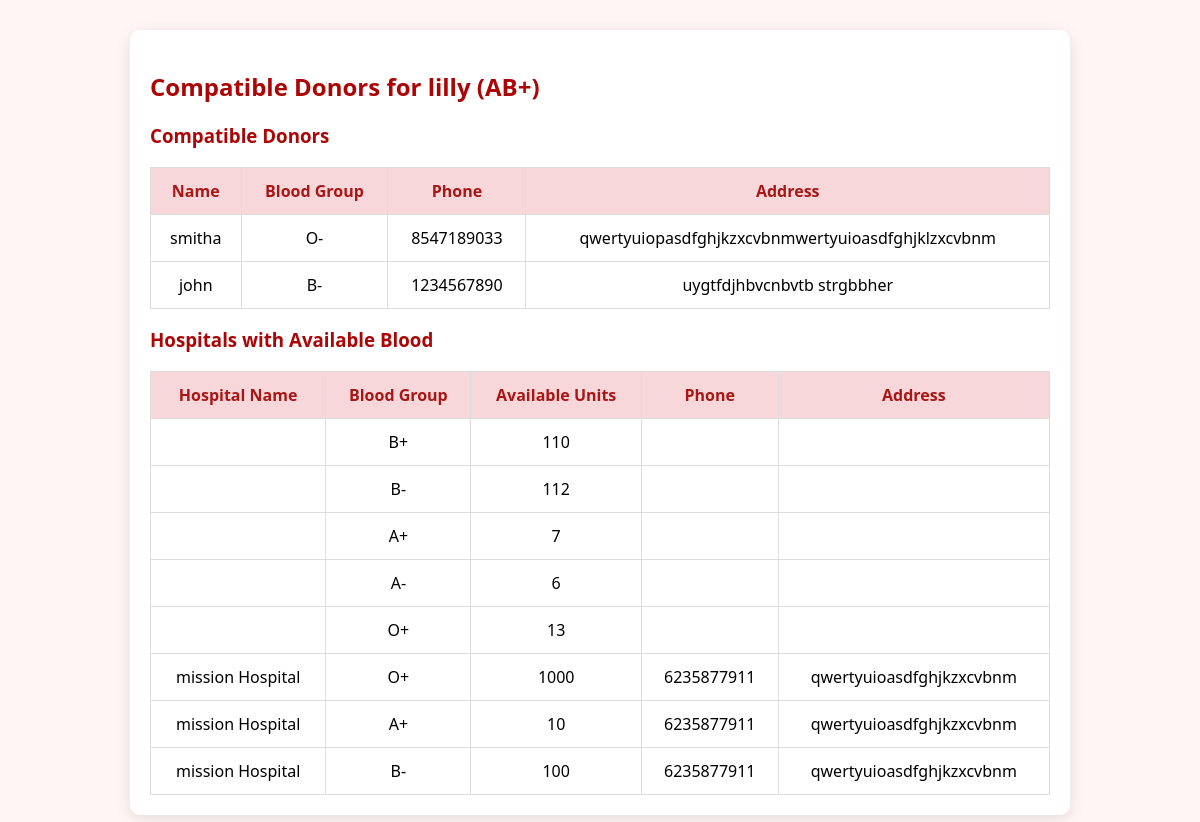
The page /patient/search-donors/ (signed in) on the database as committed earlier.
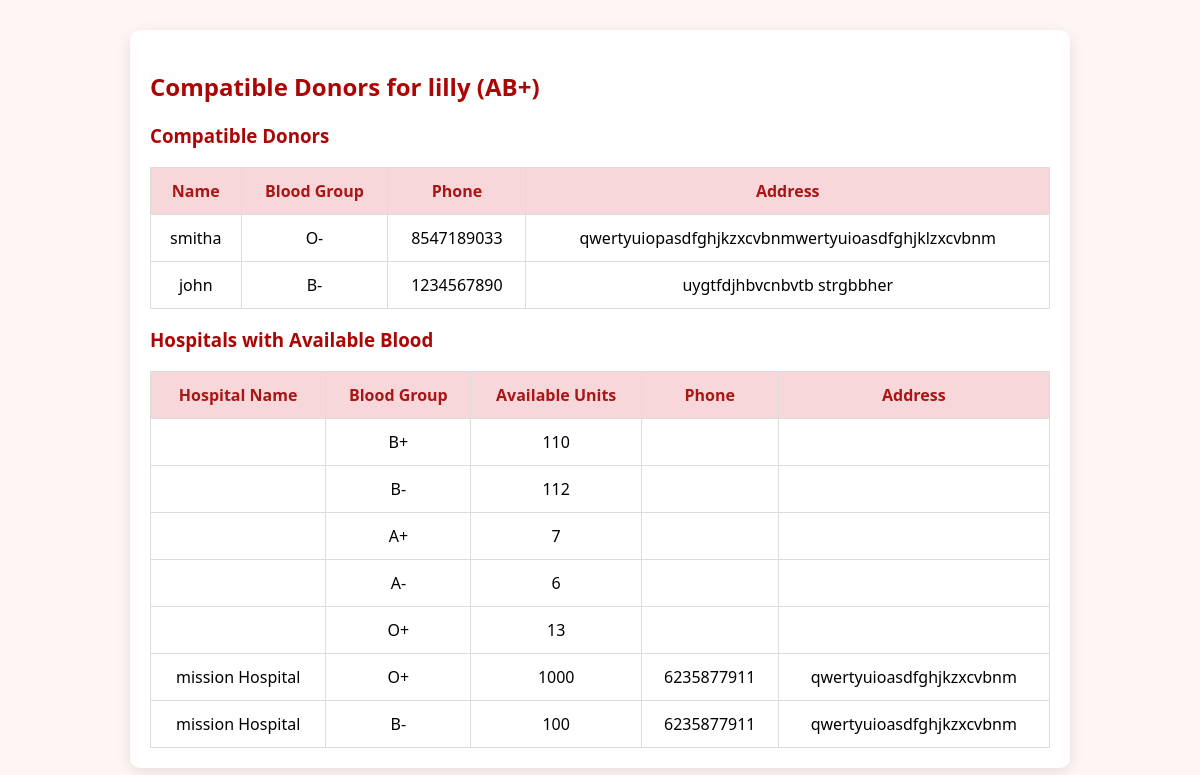
The same page on the database as committed later.
### bloodmanager/models.py (models this page shows, shortened)
class Donor(models.Model):
    user = models.OneToOneField(User, on_delete=models.CASCADE)
    phone = models.CharField(max_length=15)
    gender = models.CharField(max_length=10, choices=GENDER_CHOICES)
    blood_group = models.CharField(max_length=3, choices=BLOOD_GROUP_CHOICES)
    address = models.TextField()
    age = models.PositiveIntegerField()
    last_donation_date = models.DateField(null=True, blank=True)
    available = models.BooleanField(default=True)

class BloodStock(models.Model):
    hospital = models.ForeignKey(Hospital, on_delete=models.CASCADE, null=True, blank=True)
    blood_group = models.CharField(max_length=3, choices=BLOOD_GROUP_CHOICES)
    units = models.PositiveIntegerField(default=0)

class Hospital(models.Model):
    user = models.OneToOneField(User, on_delete=models.CASCADE)
    name = models.CharField(max_length=255)
    email = models.EmailField(null=True, blank=True)
    phone = models.CharField(max_length=20)
    address = models.TextField(null=True, blank=True)  # <-- add this

### bloodmanager/views.py (the view)
# urls.py: path('patient/search-donors/', views.search_donors, name='search-donors'),
@login_required
def search_donors(request):
    patient = Patient.objects.get(user=request.user)
    required_blood_group = patient.blood_group
    compatible_groups = {
        'A+': ['A+', 'A-', 'O+', 'O-'],
        'A-': ['A-', 'O-'],
        'B+': ['B+', 'B-', 'O+', 'O-'],
        'B-': ['B-', 'O-'],
        'AB+': ['A+', 'A-', 'B+', 'B-', 'AB+', 'AB-', 'O+', 'O-'],
        'AB-': ['AB-', 'A-', 'B-', 'O-'],
        'O+': ['O+', 'O-'],
        'O-': ['O-'],
    }.get(required_blood_group, [])
    exact_match_donors = Donor.objects.filter(
        blood_group=required_blood_group,
        available=True
    ).select_related('user')
    compatible_donors = Donor.objects.filter(
        blood_group__in=compatible_groups,
        available=True
    ).exclude(blood_group=required_blood_group).select_related('user')
    hospitals_with_stock = BloodStock.objects.filter(
        blood_group__in=compatible_groups,
        units__gt=0
    ).select_related('hospital')
    return render(request, 'patient/search_donors.html', {
        'patient': patient,
        'required_blood_group': required_blood_group,
        'exact_match_donors': exact_match_donors,
        'compatible_donors': compatible_donors,
        'compatible_groups': compatible_groups,
        'hospitals_with_stock': hospitals_with_stock
    })

### bloodmanager/templates/patient/search_donors.html (shortened to what this page needs)
<!DOCTYPE html>
<html lang="en">
<head>
</head>
<body>
<div class="container">
    <h2>Compatible Donors for {{ patient.user.username }} ({{ required_blood_group }})</h2>
    {% if compatible_donors %}
    <h3>Compatible Donors</h3>
    <table>
        <tr><th>Name</th><th>Blood Group</th><th>Phone</th><th>Address</th></tr>
        {% for donor in compatible_donors %}
        <tr>
            <td>{{ donor.user.username }}</td>
            <td>{{ donor.blood_group }}</td>
            <td>{{ donor.phone }}</td>
            <td>{{ donor.address }}</td>
        </tr>
        {% endfor %}
    </table>
    {% endif %}
    {% if hospitals_with_stock %}
    <h3>Hospitals with Available Blood</h3>
    <table>
        <tr><th>Hospital Name</th><th>Blood Group</th><th>Available Units</th><th>Phone</th><th>Address</th></tr>
        {% for stock in hospitals_with_stock %}
        <tr>
            <td>{{ stock.hospital.name }}</td>
            <td>{{ stock.blood_group }}</td>
            <td>{{ stock.units }}</td>
            <td>{{ stock.hospital.phone }}</td>
            <td>{{ stock.hospital.address }}</td>
        </tr>
        {% endfor %}
    </table>
    {% else %}
    <p>No hospital stock available for compatible blood groups at the moment.</p>
    {% endif %}
</div>
</body>
</html>

Rows that differ between the two databases and show on the page:
removed BloodStock: hospital.name "mission Hospital", blood_group "A+", units "10", hospital.phone "6235877911", hospital.address "qwertyuioasdfghjkzxcvbnm"
